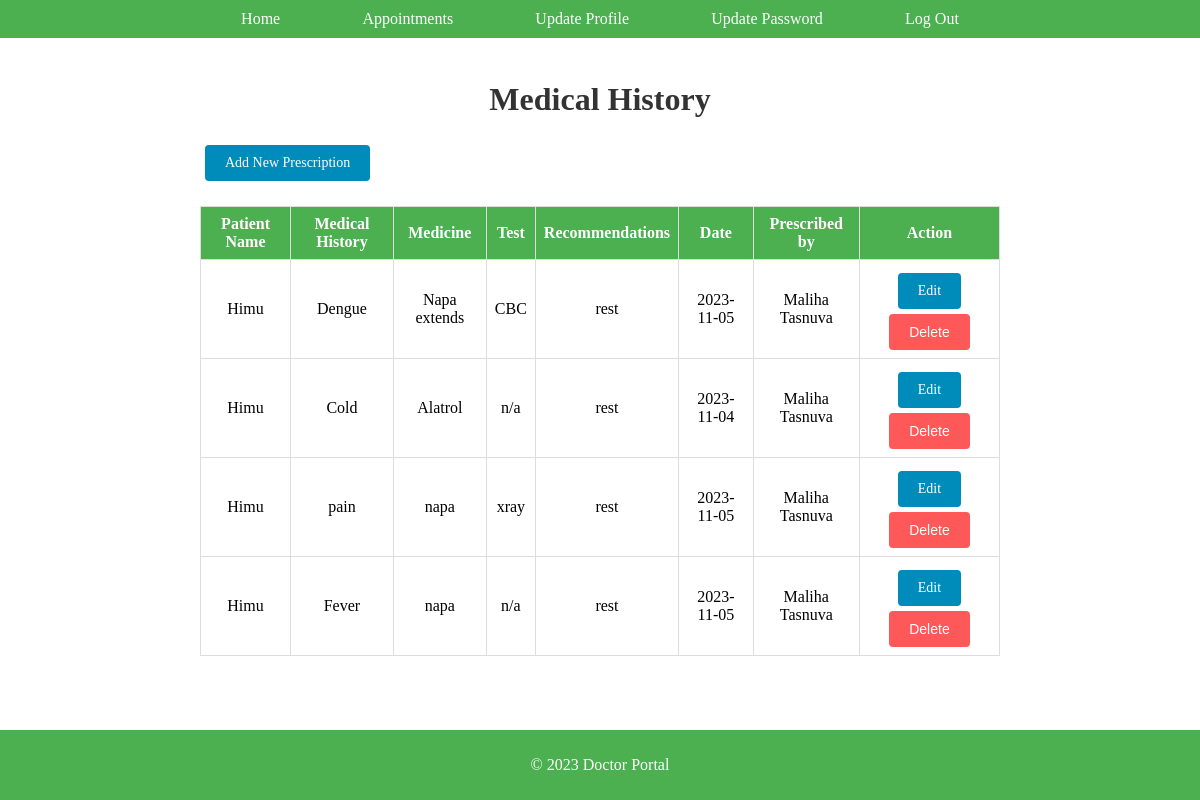
The page /Controller/medical.php?patient_id=1 (signed in) on the database its author committed.
### tables this page shows
CREATE TABLE `prescription` (
  `id` int(50) NOT NULL,
  `patient_id` int(50) NOT NULL,
  `history` text NOT NULL,
  `medicine` text DEFAULT NULL,
  `test` text DEFAULT NULL,
  `recommendation` text NOT NULL,
  `date` date NOT NULL,
  `doctor` varchar(50) NOT NULL
);

CREATE TABLE `patient` (
  `id` int(50) NOT NULL,
  `name` varchar(50) NOT NULL,
  `email` varchar(50) NOT NULL,
  `phone` int(20) NOT NULL,
  `address` text NOT NULL,
  `blood_group` varchar(10) NOT NULL,
  `password` varchar(50) NOT NULL
);

### Model/medical.php (called while the page is built, shortened)
<?php
function getMedicalHistory($prescription) {
    $conn = getConnection();
    $sql = "SELECT patient.name, prescription.history, prescription.id, prescription.patient_id, prescription.medicine, prescription.test, prescription.recommendation, prescription.date, prescription.doctor
            FROM patient
            JOIN prescription ON patient.id = prescription.patient_id
            WHERE patient.id = ?";
    $stmt = mysqli_prepare($conn, $sql);
    mysqli_stmt_bind_param($stmt, "i", $prescription['patient_id']);
    mysqli_stmt_execute($stmt);
    $result = mysqli_stmt_get_result($stmt);
    $prescriptions = [];
    while ($row = mysqli_fetch_assoc($result)) {
        $prescriptions[] = $row;
    }
    return $prescriptions;
}
?>

### View/medical.php (the view, shortened to what this page needs)
<?php
include('header.php'); ?>
<div class="container">
    <h1>Medical History</h1>
    <div class="medical-history">
        <a href="../Controller/prescription.php?patient_id=<?= $prescription['patient_id'] ?>" class="button">Add New Prescription</a>
        <table border="1">
            <tr>
                <th>Patient Name</th>
                <th>Medical History</th>
                <th>Medicine</th>
                <th>Test</th>
                <th>Recommendations</th>
                <th>Date</th>
                <th>Prescribed by</th>
                <th>Action</th>
            </tr>
            <?php foreach ($prescriptions as $prescription) : ?>
                <tr>
                    <td><?= $prescription['name'] ?></td>
                    <td><?= $prescription['history'] ?></td>
                    <td><?= $prescription['medicine'] ?></td>
                    <td><?= $prescription['test'] ?></td>
                    <td><?= $prescription['recommendation'] ?></td>
                    <td><?= $prescription['date'] ?></td>
                    <td><?= $prescription['doctor'] ?></td>
                    <td>
                        <a href="../Controller/medicalupdate.php?prescription_id=<?= $prescription['id'] ?>" class="button">Edit</a>
                        <button class="delete-button" data-prescription-id="<?= $prescription['id'] ?>">Delete</button>
                    </td>
                </tr>
            <?php endforeach; ?>
        </table>
    </div>
</div>
<?php include('footer.php'); ?>

### Controller/medical.php (shortened to what this page needs)
<?php
require_once('../Model/medical.php');
if (isset($_GET['patient_id'])) {
    $patientId = $_GET['patient_id'];
    if ($patientId == '') {
        echo "Error: Patient ID cannot be empty. <br>";
    } else {
        if (!ctype_digit($patientId) || $patientId <= 0) {
            echo "Error: Invalid Patient ID. Please provide a valid positive integer. <br>";
        } else {
            $prescription = [
                'patient_id' => $patientId,
            ];
            $prescriptions = getMedicalHistory($prescription);
            if ($prescriptions) {
                include '../View/medical.php';
            } else {
                echo "No medical history found for the provided Patient ID.";
            }
        }
    }
} else {
    echo "Error: Patient ID not provided in the request.";
}
?>

### View/header.php (shortened to what this page needs)
<!DOCTYPE html>
<html lang="en">
<head>
    <link rel="stylesheet" href="../css/style.css">
</head>
<body>
    <header class="sticky-header">
        <nav class="navbar">
            <ul class="nav-list">
                <li class="nav-item"><a href="home.php" class="nav-link">Home</a></li>
                <li class="nav-item"><a href="appointments.php" class="nav-link">Appointments</a></li>
                <li class="nav-item"><a href="profile.php" class="nav-link">Update Profile</a></li>
                <li class="nav-item"><a href="passupdate.php" class="nav-link">Update Password</a></li>
                <li class="nav-item"><a href="logout.php" class="nav-link">Log Out</a></li>
            </ul>
        </nav>
    </header>

### View/footer.php
<footer class="sticky-footer">
            <p>&copy; 2023 Doctor Portal</p>
    </footer>
</body>
</html>

### css/style.css (style rules this page uses)
body { font-family: "Rajdhani"; margin: 0; padding: 0; }
header.sticky-header { position: fixed; top: 0; width: 100%; background-color: #4caf50; z-index: 1000; }
.navbar { max-width: 800px; margin: 0 auto; }
.nav-list { list-style-type: none; margin: 0; padding: 0; display: flex; justify-content: space-around; }
.nav-item { margin: 0; }
.nav-link { text-decoration: none; color: #fff; padding: 10px; display: inline-block; }
.container { max-width: 800px; margin: 0 auto; padding-top: 60px; padding-bottom: 60px; }
h1 { text-align: center; color: #333; }
.button { display: inline-block; margin: 5px; background-color: #008cba; color: #fff; border: none; padding: 10px 20px; border-radius: 4px; text-align: center; text-decoration: none; font-size: 14px; cursor: pointer; transition: background-color 0.3s ease; }
.delete-button { background-color: #ff5858; color: #fff; border: none; padding: 10px 20px; border-radius: 4px; cursor: pointer; text-align: center; font-size: 14px; transition: background-color 0.3s ease; }
button { background-color: #008cba; color: #fff; border: none; padding: 10px 20px; border-radius: 4px; cursor: pointer; text-decoration: none; font-size: 14px; display: inline-block; transition: background-color 0.3s ease; }
table { width: 100%; border-collapse: collapse; margin-top: 20px; }
th, td { border: 1px solid #ddd; padding: 8px; text-align: center; }
th { background-color: #4caf50; color: white; }
footer.sticky-footer { position: fixed; bottom: 0; width: 100%; background-color: #4caf50; color: #fff; text-align: center; padding: 10px 0; z-index: 1000; }

### rows shown on the page
prescription: patient.name "Himu", history "Dengue", medicine "Napa extends", test "CBC", recommendation "rest", date "2023-11-05", doctor "Maliha Tasnuva"
prescription: patient.name "Himu", history "Cold", medicine "Alatrol", test "n/a", recommendation "rest", date "2023-11-04", doctor "Maliha Tasnuva"
prescription: patient.name "Himu", history "pain", medicine "napa", test "xray", recommendation "rest", date "2023-11-05", doctor "Maliha Tasnuva"
prescription: patient.name "Himu", history "Fever", medicine "napa", test "n/a", recommendation "rest", date "2023-11-05", doctor "Maliha Tasnuva"
